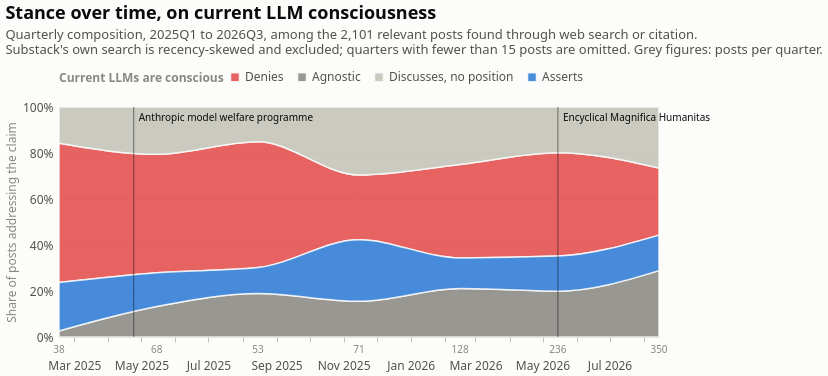

Describe this chart as a Vega-Lite specification.
### Vega-Lite specification from a JSON file in a GitHub repository (floating-point values rounded to 4 significant figures)
{"$schema": "https://vega.github.io/schema/vega-lite/v6.4.1.json", "config": {"axis": {"domainColor": "#c3c2b7", "gridColor": "#e1e0d9", "gridWidth": 1, "labelColor": "#52514e", "labelFont": "system-ui, -apple-system, 'Segoe UI', sans-serif", "labelFontSize": 12, "labelPadding": 6, "tickColor": "#c3c2b7", "titleColor": "#898781", "titleFont": "system-ui, -apple-system, 'Segoe UI', sans-serif", "titleFontSize": 12, "titleFontWeight": 400}, "axisX": {"grid": false}, "axisY": {"domain": false, "ticks": false}, "background": "#fcfcfb", "bar": {"cornerRadiusEnd": 4}, "font": "system-ui, -apple-system, 'Segoe UI', sans-serif", "header": {"labelColor": "#0b0b0b", "labelFont": "system-ui, -apple-system, 'Segoe UI', sans-serif", "labelFontSize": 13, "labelFontWeight": 600, "titleColor": "#898781", "titleFont": "system-ui, -apple-system, 'Segoe UI', sans-serif"}, "legend": {"direction": "horizontal", "labelColor": "#52514e", "labelFont": "system-ui, -apple-system, 'Segoe UI', sans-serif", "labelFontSize": 12, "orient": "top", "symbolSize": 80, "symbolType": "square", "titleColor": "#898781", "titleFont": "system-ui, -apple-system, 'Segoe UI', sans-serif", "titleFontSize": 12, "titleOrient": "left"}, "line": {"strokeCap": "round", "strokeJoin": "round", "strokeWidth": 2}, "point": {"filled": true, "size": 64}, "range": {"category": ["#2a78d6", "#eb6834", "#1baf7a", "#eda100", "#e87ba4", "#008300", "#4a3aa7", "#e34948"]}, "text": {"color": "#52514e", "font": "system-ui, -apple-system, 'Segoe UI', sans-serif", "fontSize": 12}, "title": {"anchor": "start", "color": "#0b0b0b", "font": "system-ui, -apple-system, 'Segoe UI', sans-serif", "fontSize": 18, "fontWeight": 600, "offset": 14, "subtitleColor": "#52514e", "subtitleFontSize": 13, "subtitlePadding": 6}, "view": {"stroke": null}}, "datasets": {"data-1494583655053a7fdd6345584c189ab8": [{"count": 23, "date": "2025-02-15T00:00:00", "n": 38, "option": "denies", "quarter": "2025Q1", "share": 0.6053}, {"count": 1, "date": "2025-02-15T00:00:00", "n": 38, "option": "agnostic", "quarter": "2025Q1", "share": 0.02632}, {"count": 6, "date": "2025-02-15T00:00:00", "n": 38, "option": "discusses", "quarter": "2025Q1", "share": 0.1579}, {"count": 8, "date": "2025-02-15T00:00:00", "n": 38, "option": "asserts", "quarter": "2025Q1", "share": 0.2105}, {"count": 35, "date": "2025-05-15T00:00:00", "n": 68, "option": "denies", "quarter": "2025Q2", "share": 0.5147}, {"count": 9, "date": "2025-05-15T00:00:00", "n": 68, "option": "agnostic", "quarter": "2025Q2", "share": 0.1324}, {"count": 14, "date": "2025-05-15T00:00:00", "n": 68, "option": "discusses", "quarter": "2025Q2", "share": 0.2059}, {"count": 10, "date": "2025-05-15T00:00:00", "n": 68, "option": "asserts", "quarter": "2025Q2", "share": 0.1471}, {"count": 29, "date": "2025-08-15T00:00:00", "n": 53, "option": "denies", "quarter": "2025Q3", "share": 0.5472}, {"count": 10, "date": "2025-08-15T00:00:00", "n": 53, "option": "agnostic", "quarter": "2025Q3", "share": 0.1887}, {"count": 8, "date": "2025-08-15T00:00:00", "n": 53, "option": "discusses", "quarter": "2025Q3", "share": 0.1509}, {"count": 6, "date": "2025-08-15T00:00:00", "n": 53, "option": "asserts", "quarter": "2025Q3", "share": 0.1132}, {"count": 20, "date": "2025-11-15T00:00:00", "n": 71, "option": "denies", "quarter": "2025Q4", "share": 0.2817}, {"count": 11, "date": "2025-11-15T00:00:00", "n": 71, "option": "agnostic", "quarter": "2025Q4", "share": 0.1549}, {"count": 21, "date": "2025-11-15T00:00:00", "n": 71, "option": "discusses", "quarter": "2025Q4", "share": 0.2958}, {"count": 19, "date": "2025-11-15T00:00:00", "n": 71, "option": "asserts", "quarter": "2025Q4", "share": 0.2676}, {"count": 52, "date": "2026-02-15T00:00:00", "n": 128, "option": "denies", "quarter": "2026Q1", "share": 0.4062}, {"count": 27, "date": "2026-02-15T00:00:00", "n": 128, "option": "agnostic", "quarter": "2026Q1", "share": 0.2109}, {"count": 32, "date": "2026-02-15T00:00:00", "n": 128, "option": "discusses", "quarter": "2026Q1", "share": 0.25}, {"count": 17, "date": "2026-02-15T00:00:00", "n": 128, "option": "asserts", "quarter": "2026Q1", "share": 0.1328}, {"count": 106, "date": "2026-05-15T00:00:00", "n": 236, "option": "denies", "quarter": "2026Q2", "share": 0.4492}, {"count": 47, "date": "2026-05-15T00:00:00", "n": 236, "option": "agnostic", "quarter": "2026Q2", "share": 0.1992}, {"count": 47, "date": "2026-05-15T00:00:00", "n": 236, "option": "discusses", "quarter": "2026Q2", "share": 0.1992}, {"count": 36, "date": "2026-05-15T00:00:00", "n": 236, "option": "asserts", "quarter": "2026Q2", "share": 0.1525}, {"count": 102, "date": "2026-08-15T00:00:00", "n": 350, "option": "denies", "quarter": "2026Q3", "share": 0.2914}, {"count": 101, "date": "2026-08-15T00:00:00", "n": 350, "option": "agnostic", "quarter": "2026Q3", "share": 0.2886}, {"count": 93, "date": "2026-08-15T00:00:00", "n": 350, "option": "discusses", "quarter": "2026Q3", "share": 0.2657}, {"count": 54, "date": "2026-08-15T00:00:00", "n": 350, "option": "asserts", "quarter": "2026Q3", "share": 0.1543}], "data-7fd39bcbb00df69c362b01109ce289b6": [{"date": "2025-02-15T00:00:00", "n": 38, "quarter": "2025Q1"}, {"date": "2025-05-15T00:00:00", "n": 68, "quarter": "2025Q2"}, {"date": "2025-08-15T00:00:00", "n": 53, "quarter": "2025Q3"}, {"date": "2025-11-15T00:00:00", "n": 71, "quarter": "2025Q4"}, {"date": "2026-02-15T00:00:00", "n": 128, "quarter": "2026Q1"}, {"date": "2026-05-15T00:00:00", "n": 236, "quarter": "2026Q2"}, {"date": "2026-08-15T00:00:00", "n": 350, "quarter": "2026Q3"}], "data-e22bbad7a932882ae0e619cc5a430fc6": [{"date": "2025-04-24T00:00:00", "note": "Anthropic announces a research programme on model welfare", "short": "Anthropic model welfare programme"}, {"date": "2026-05-15T00:00:00", "note": "Pope Leo XIV's encyclical on AI and human dignity", "short": "Encyclical Magnifica Humanitas"}]}, "height": 230, "layer": [{"data": {"name": "data-1494583655053a7fdd6345584c189ab8"}, "encoding": {"color": {"field": "option", "legend": {"labelExpr": "{\"denies\": \"Denies\", \"agnostic\": \"Agnostic\", \"discusses\": \"Discusses, no position\", \"asserts\": \"Asserts\"}[datum.label]", "title": "Current LLMs are conscious"}, "scale": {"domain": ["denies", "agnostic", "discusses", "asserts"], "range": ["#e34948", "#898781", "#c3c2b7", "#2a78d6"]}, "sort": ["denies", "agnostic", "discusses", "asserts"], "type": "nominal"}, "order": {"field": "option", "sort": "ascending", "type": "nominal"}, "tooltip": [{"field": "quarter", "title": "Quarter", "type": "nominal"}, {"field": "option", "title": "Position", "type": "nominal"}, {"field": "count", "title": "Posts", "type": "quantitative"}, {"field": "share", "format": ".0%", "title": "Share", "type": "quantitative"}, {"field": "n", "title": "Posts addressing", "type": "quantitative"}], "x": {"axis": {"format": "%b %Y", "grid": false, "labelAngle": 0, "labelPadding": 18}, "field": "date", "title": null, "type": "temporal"}, "y": {"axis": {"format": "%", "grid": true}, "field": "share", "stack": "normalize", "title": "Share of posts addressing the claim", "type": "quantitative"}}, "mark": {"interpolate": "monotone", "opacity": 0.85, "stroke": "#fcfcfb", "strokeWidth": 1.5, "type": "area"}}, {"data": {"name": "data-e22bbad7a932882ae0e619cc5a430fc6"}, "encoding": {"x": {"field": "date", "type": "temporal"}}, "mark": {"color": "#0b0b0b", "opacity": 0.5, "strokeWidth": 1, "type": "rule"}}, {"data": {"name": "data-e22bbad7a932882ae0e619cc5a430fc6"}, "encoding": {"text": {"field": "short", "type": "nominal"}, "x": {"field": "date", "type": "temporal"}, "y": {"value": 6}}, "mark": {"align": "left", "baseline": "top", "color": "#0b0b0b", "dx": 5, "fontSize": 10, "type": "text"}}, {"data": {"name": "data-7fd39bcbb00df69c362b01109ce289b6"}, "encoding": {"text": {"field": "n", "format": ",d", "type": "quantitative"}, "x": {"field": "date", "type": "temporal"}, "y": {"value": 238}}, "mark": {"baseline": "top", "color": "#898781", "fontSize": 10, "type": "text"}}], "title": {"subtitle": ["Quarterly composition, 2025Q1 to 2026Q3, among the 2,101 relevant posts found through web search or citation.", "Substack's own search is recency-skewed and excluded; quarters with fewer than 15 posts are omitted. Grey figures: posts per quarter."], "text": "Stance over time, on current LLM consciousness"}, "width": 600}
